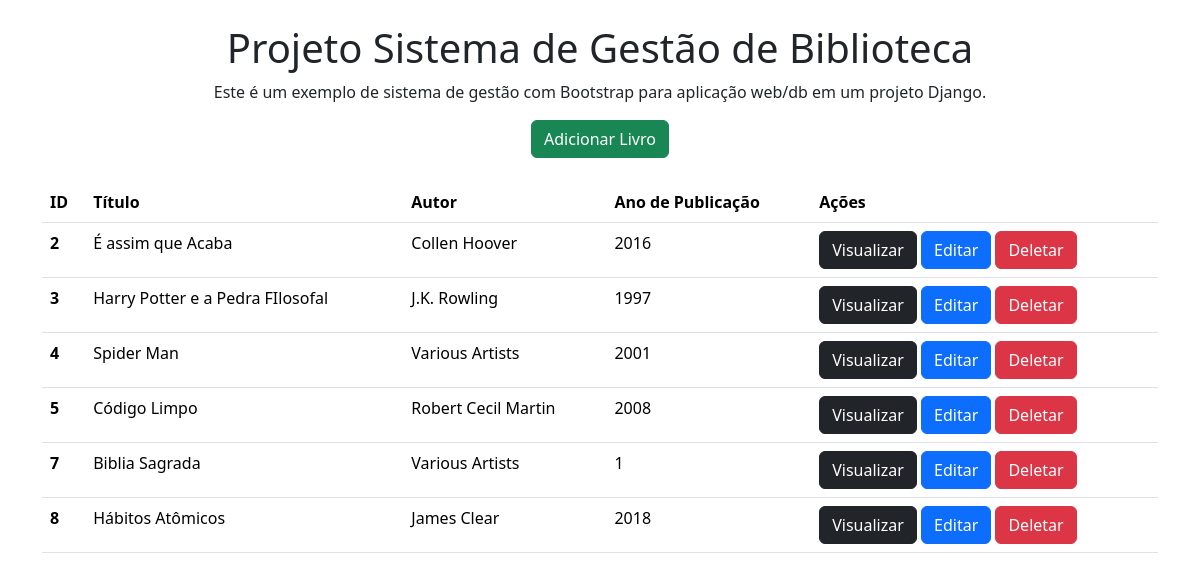
The page / on the database its author committed.
### app/models.py (models this page shows)
class Livro(models.Model):
    titulo = models.CharField(max_length=150)
    autor = models.CharField(max_length=100)
    anoPub = models.IntegerField()

### app/views.py (the view)
# urls.py: 2. Add a URL to urlpatterns:  path('', views.home, name='home')
def home(request):
    livros = Livro.objects.all()
    return render(request, 'index.html', {'livros': livros})

### app/templates/index.html (shortened to what this page needs)
<!DOCTYPE html>
<html lang="pt-br">
<head>
    <link href="https://cdn.jsdelivr.net/npm/bootstrap@5.3.3/dist/css/bootstrap.min.css" rel="stylesheet">
</head>
<body>
    <div class="container text-center my-4">
        <h1>Projeto Sistema de Gestão de Biblioteca</h1>
        <p>Este é um exemplo de sistema de gestão com Bootstrap para aplicação web/db em um projeto Django.</p>
        <a href="{% url 'create' %}" class="btn btn-success">Adicionar Livro</a>
    </div>
    <div class="container my-4">
        <table class="table">
            <thead>
                <tr>
                    <th scope="col">ID</th>
                    <th scope="col">Título</th>
                    <th scope="col">Autor</th>
                    <th scope="col">Ano de Publicação</th>
                    <th scope="col">Ações</th>
                </tr>
            </thead>
            <tbody>
                {% for livro in livros %}
                <tr>
                    <th scope="row">{{ livro.id }}</th>
                    <td>{{ livro.titulo }}</td>
                    <td>{{ livro.autor }}</td>
                    <td>{{ livro.anoPub }}</td>
                    <td>
                        <a href="{% url 'view' livro.id %}" class="btn btn-dark">Visualizar</a>
                        <a href="{% url 'edit' livro.id %}" class="btn btn-primary">Editar</a>
                        <form action="{% url 'delete' livro.id %}" method="post" style="display: inline;">
                            <button type="submit" class="btn btn-danger" onclick="return confirm('Tem certeza que deseja deletar este livro?');">Deletar</button>
                        </form>
                    </td>
                </tr>
                {% empty %}
                <tr>
                    <td colspan="5">Nenhum livro cadastrado.</td>
                </tr>
                {% endfor %}
            </tbody>
        </table>
    </div>
</body>
</html>

### rows shown on the page
Livro: id "2", titulo "É assim que Acaba", autor "Collen Hoover", anoPub "2016"
Livro: id "3", titulo "Harry Potter e a Pedra FIlosofal", autor "J.K. Rowling", anoPub "1997"
Livro: id "4", titulo "Spider Man", autor "Various Artists", anoPub "2001"
Livro: id "5", titulo "Código Limpo", autor "Robert Cecil Martin", anoPub "2008"
Livro: id "7", titulo "Biblia Sagrada", autor "Various Artists", anoPub "1"
Livro: id "8", titulo "Hábitos Atômicos", autor "James Clear", anoPub "2018"
